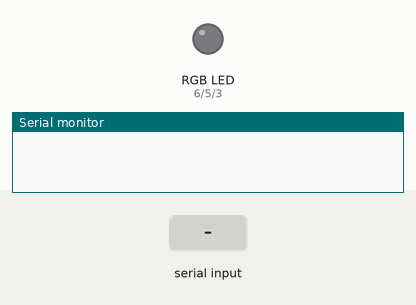
The sketch below on a simulated Arduino Uno, built with avr-gcc and run on an emulated ATmega328P. Shown: an RGB LED mixed from three pins (HIGH = lit), the last lines printed to the serial monitor. Dashed ring = blinking. The inputs (shaded band) are chosen by the test bench. Dim RGB values are drawn brighter than linear.

Above: at 1.2 s.
1.3 s: "1\n" received over Serial
At 1.73 s:
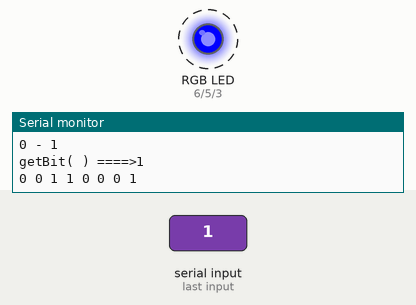
At 2.17 s:
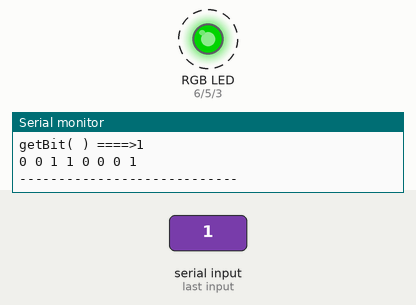
Timing chart, 0 to 56.8 s (numbered marks = the images above; inputs shaded):
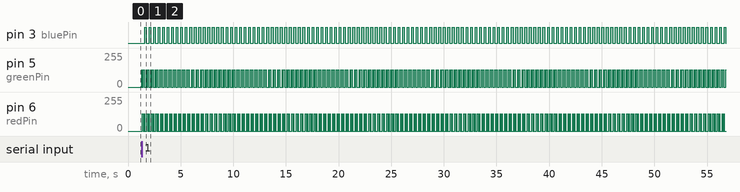

Measured:
- after the input at 1.3 s, pin 3 (bluePin): alternates HIGH for 0.17 s and LOW for 0.26 s, starting after 0.27 s; pin 5 (greenPin): 0/255 → 128/255 at once, then repeats every 0.43 s: 0/255 0.07 s, 128/255 0.10 s, 0/255 0.20 s, 128/255 0.07 s

The sketch:

ieos_final_proj_v2.ino
```cpp
/*
Adafruit Arduino - Lesson 3. RGB LED
*/

int redPin = 6;
int greenPin = 5;
int bluePin = 3;
int real_frameRate = 30;
int frameRate = 1000/real_frameRate;
String inString = "";    // string to hold input
int index =0;
char inputChar[16];
//uncomment this line if using a Common Anode LED
//#define COMMON_ANODE
void setup()
{
  Serial.begin(9600);
  pinMode(redPin, OUTPUT);
  pinMode(greenPin, OUTPUT);
  pinMode(bluePin, OUTPUT);
}


void loop()
{
  if(Serial.available()>0){
    int inChar = Serial.read();
    inString += (char)inChar;

    if (inChar == '\n') {
      inString.toCharArray(inputChar,16);
      Serial.print("String: ");
      Serial.print(inString);
      Serial.print("  len: ");
      Serial.println(inString.length());
      index = inString.length()-1;
      // clear the string for new input:
      Serial.println("----------------");
      while(true){
        setColor(0, 0, 255);  // blue
        analogWrite(bluePin,0);
        for(int i=0;i<index;i++){
          Serial.print(i);
          Serial.print(" - ");
          Serial.println((char)inputChar[i]);
          getBit(inputChar[i]);
          setColor(0, 0, 255);  // blue
          delay(frameRate*5);
          Serial.println("");
        }
        Serial.println("----------------------------");
      }
      inString = "";
      index = 0;
    }
  }
}

void setColor(int red, int green, int blue)
{
  #ifdef COMMON_ANODE
    red = 255 - red;
    green = 255 - green;
    blue = 255 - blue;
  #endif
  analogWrite(redPin, red);
  analogWrite(greenPin, green);
  analogWrite(bluePin, blue);
}

void getBit(char inputChar){
  // This will 'output' the binary representation of 'inputChar' as 8 characters of '1's and '0's, MSB first.
  Serial.print("getBit( ) ====>");
  Serial.println(inputChar);
  for ( uint8_t bitMask = 128; bitMask != 0; bitMask = bitMask >> 1 ) {
    if ( inputChar & bitMask ) {
        setColor(128, 0, 0);  // red
        Serial.print("1 ");
        delay(frameRate);
        analogWrite(redPin,0);
    } else {
       setColor(0, 128, 0);  // green
        Serial.print("0 ");
        delay(frameRate);
        analogWrite(greenPin,0);
    }
  }
}
```
